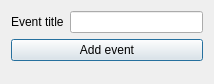
<?xml version="1.0" encoding="UTF-8"?>
<ui version="4.0">
 <class>Gui_AddEvent</class>
 <widget class="QDialog" name="Gui_AddEvent">
  <property name="geometry">
   <rect>
    <x>0</x>
    <y>0</y>
    <width>214</width>
    <height>84</height>
   </rect>
  </property>
  <property name="windowTitle">
   <string>Add new event</string>
  </property>
  <property name="windowIcon">
   <iconset resource="resources.qrc">
    <normaloff>:/icons/task_add_16</normaloff>:/icons/task_add_16</iconset>
  </property>
  <layout class="QFormLayout" name="formLayout">
   <item row="2" column="1">
    <widget class="QLineEdit" name="titleEdit"/>
   </item>
   <item row="2" column="0">
    <widget class="QLabel" name="titleLabel">
     <property name="text">
      <string>Event title</string>
     </property>
    </widget>
   </item>
   <item row="3" column="0" colspan="2">
    <widget class="QPushButton" name="addButton">
     <property name="text">
      <string>Add event</string>
     </property>
     <property name="icon">
      <iconset resource="resources.qrc">
       <normaloff>:/icons/task_add_16</normaloff>:/icons/task_add_16</iconset>
     </property>
    </widget>
   </item>
  </layout>
 </widget>
 <resources>
  <include location="resources.qrc"/>
 </resources>
 <connections/>
</ui>
